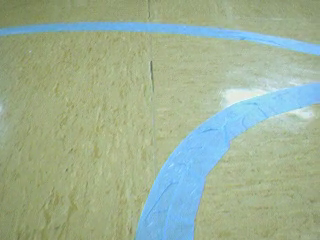
#> input picture frame 187 of Practica 2 - Percepcion Computacional/video1.mp4, 320 x 240 px
$ jupyter execute robot_percepcion.ipynb
#> lines starting #> are read from the running program, lines starting #| are printed output that depends on the picture; after the words box and inside, x2 and y2 are one past the last pixel; in counts of white or black regions, pixels touching at a corner belong together
[cell 1]
import cv2
import numpy as np

# Constants
LOWER_BLUE = np.array([100, 60, 60])
UPPER_BLUE = np.array([130, 255, 255])
LOWER_RED = np.array([0, 100, 100])
UPPER_RED = np.array([180, 410, 410])
Kp = 0.01

# Function to segment the frame
def segment_frame(frame_bgr):
    # Convert BGR to HSV
    hsv = cv2.cvtColor(frame_bgr, cv2.COLOR_BGR2HSV)

    # Create masks for blue and red
    mask_blue = cv2.inRange(hsv, LOWER_BLUE, UPPER_BLUE)
    mask_red = cv2.inRange(hsv, LOWER_RED, UPPER_RED)

    # Find contours for blue and red
    contours_blue, _ = cv2.findContours(mask_blue, cv2.RETR_EXTERNAL, cv2.CHAIN_APPROX_SIMPLE)
    contours_red, _ = cv2.findContours(mask_red, cv2.RETR_EXTERNAL, cv2.CHAIN_APPROX_SIMPLE)

    return mask_blue, mask_red, contours_blue, contours_red

# Function to classify the scene
def classify_scene(labels):
    # Placeholder for classification logic
    return "linea_recta"  # Default class if no specific criteria met

# Function to detect red mark type
def detect_red_mark(labels):
    # Placeholder for detection logic
    return "sin_marca"  # Default class if no specific criteria met

# Function to estimate line error
def estimate_line_error(labels):
    return 0.0  # Placeholder value, replace with actual calculation

# Function to compute control command
def compute_control(error, kp=Kp):
    steering = kp * error
    steering = np.clip(steering, -1, 1)
    return steering

# Function to draw overlays on the frame
def draw_overlay(frame, results):
    cv2.putText(frame, f"Scene: {results['scene']}", (10, 30), cv2.FONT_HERSHEY_SIMPLEX, 1, (0, 255, 0), 2)
    cv2.putText(frame, f"Mark: {results['mark']}", (10, 70), cv2.FONT_HERSHEY_SIMPLEX, 1, (0, 255, 0), 2)
    cv2.putText(frame, f"Orientation: {results['orientation']}", (10, 110), cv2.FONT_HERSHEY_SIMPLEX, 1, (0, 255, 0), 2)
    cv2.putText(frame, f"Selected Exit: {results['selected_exit']}", (10, 150), cv2.FONT_HERSHEY_SIMPLEX, 1, (0, 255, 0), 2)
    cv2.putText(frame, f"Error: {results['error']:.2f}", (10, 190), cv2.FONT_HERSHEY_SIMPLEX, 1, (0, 255, 0), 2)
    cv2.putText(frame, f"Steering: {results['steering']:.2f}", (10, 230), cv2.FONT_HERSHEY_SIMPLEX, 1, (0, 255, 0), 2)

# Function to process the video
def process_video(input_path, output_path):
#> called with input_path = 'video1.mp4', output_path = 'resultado_robot.mp4'
    cap = cv2.VideoCapture(input_path)
    fps = int(cap.get(cv2.CAP_PROP_FPS))
    frame_width = int(cap.get(cv2.CAP_PROP_FRAME_WIDTH))
    frame_height = int(cap.get(cv2.CAP_PROP_FRAME_HEIGHT))

    fourcc = cv2.VideoWriter_fourcc(*'mp4v')
    out = cv2.VideoWriter(output_path, fourcc, fps, (frame_width, frame_height))

    while cap.isOpened():
        ret, frame_bgr = cap.read()
#> frame_bgr is the input picture: shape (240, 320, 3); mean B, G, R 150.3, 176.8, 157.7
        if not ret:
            break

        mask_blue, mask_red, contours_blue, contours_red = segment_frame(frame_bgr)
#> in segment_frame, `hsv = cv2.cvtColor(frame_bgr, cv2.COLOR_BGR2HSV)`: hsv: shape (240, 320, 3); mean H, S, V 49.9, 67, 183.2
#> in segment_frame, `mask_blue = cv2.inRange(hsv, LOWER_BLUE, UPPER_BLUE)`:
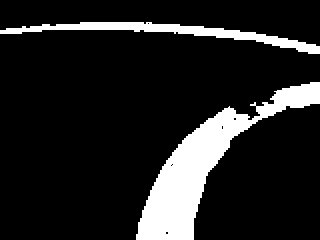
#> mask_blue: shape (240, 320); 13.5% white; 2 white regions, box (x1, y1, x2, y2) and area: (136, 82, 320, 240) 7849, (0, 22, 320, 54) 2515
#> in segment_frame, `mask_red = cv2.inRange(hsv, LOWER_RED, UPPER_RED)`:
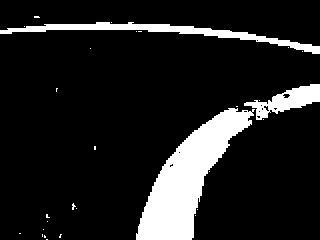
#> mask_red: shape (240, 320); 12.7% white; 29 white regions (26 under 20 px)
#> in segment_frame, `contours_blue, _ = cv2.findContours(mask_blue, cv2.RETR_EXTERNAL, cv2...`: contours_blue = 2 contours; box (x1, y1, x2, y2) and area: (136, 82, 320, 240) 7532, (0, 22, 320, 54) 2171
#> in segment_frame, `contours_red, _ = cv2.findContours(mask_red, cv2.RETR_EXTERNAL, cv2.CH..`: contours_red = 29 contours, 26 with area under 20; largest, box (x1, y1, x2, y2) and area: (136, 108, 255, 240) 6175, (0, 22, 320, 54) 1738, (244, 84, 320, 120) 1098

        # Placeholder for scene classification
        labels = {"blue_contours": contours_blue, "red_contours": contours_red}
        results = {
            "scene": classify_scene(labels),
            "mark": detect_red_mark(labels),
            "orientation": "adelante",
            "selected_exit": "1",
            "error": estimate_line_error(labels),
            "steering": None
        }

        results["steering"] = results["error"]

        draw_overlay(frame_bgr, results)
#> in draw_overlay, `cv2.putText(frame, f"Scene: {results['scene']}", (10, 30), cv2.FONT_HE..`:
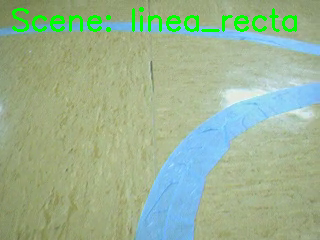
#> frame: shape (240, 320, 3); mean B, G, R 146.4, 179, 154.2
#> in draw_overlay, `cv2.putText(frame, f"Steering: {results['steering']:.2f}", (10, 230), ..`:
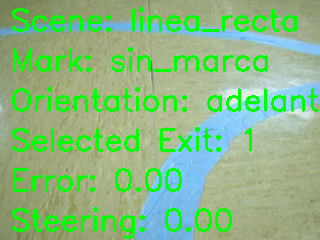
#> frame: shape (240, 320, 3); mean B, G, R 130.5, 186.9, 137.5

        out.write(frame_bgr)
        cv2.imshow('Processed Frame', frame_bgr)

        if cv2.waitKey(1) & 0xFF == ord('q'):
#> (key q is pressed here)
            break

    cap.release()
    out.release()
    cv2.destroyAllWindows()

# Main block
if __name__ == "__main__":
    input_video = "video1.mp4"
    output_video = "resultado_robot.mp4"
    process_video(input_video, output_video)

$ run again, starting later in the video
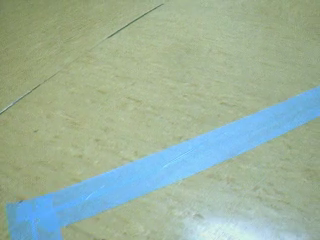
#> input picture frame 844 of Practica 2 - Percepcion Computacional/video1.mp4, 320 x 240 px
#> in process_video, frame_bgr is the input picture: shape (240, 320, 3); mean B, G, R 157.6, 178, 155.7
#> hsv: shape (240, 320, 3); mean H, S, V 54.4, 61.5, 185.3
#> in segment_frame, `mask_blue = cv2.inRange(hsv, LOWER_BLUE, UPPER_BLUE)`:
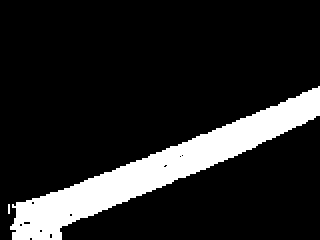
#> mask_blue: shape (240, 320); 14.3% white; 2 white regions, box (x1, y1, x2, y2) and area: (10, 86, 320, 240) 10990, (8, 204, 10, 214) 20
#> mask_red: shape (240, 320); 14.1% white; 3 white regions (2 under 20 px)
#> in segment_frame, `contours_blue, _ = cv2.findContours(mask_blue, cv2.RETR_EXTERNAL, cv2...`: contours_blue = 2 contours, 1 with area under 20; largest, box (x1, y1, x2, y2) and area: (10, 86, 320, 240) 10618
#> in segment_frame, `contours_red, _ = cv2.findContours(mask_red, cv2.RETR_EXTERNAL, cv2.CH..`: contours_red = 3 contours, 2 with area under 20; largest, box (x1, y1, x2, y2) and area: (8, 88, 320, 240) 10448
#> in draw_overlay, `cv2.putText(frame, f"Steering: {results['steering']:.2f}", (10, 230), ..`:
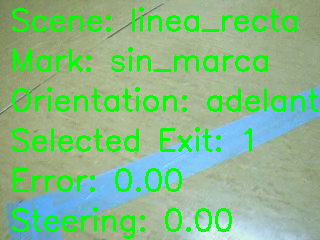
#> frame: shape (240, 320, 3); mean B, G, R 137.2, 187.9, 135.6

$ run again, starting later in the video
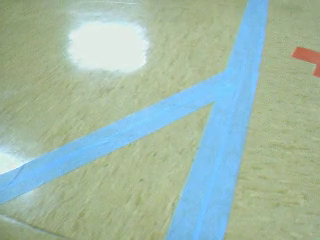
#> input picture frame 1501 of Practica 2 - Percepcion Computacional/video1.mp4, 320 x 240 px
#> in process_video, frame_bgr is the input picture: shape (240, 320, 3); mean B, G, R 169.3, 185.8, 160.5
#> hsv: shape (240, 320, 3); mean H, S, V 58.5, 63.4, 195.4
#> in segment_frame, `mask_blue = cv2.inRange(hsv, LOWER_BLUE, UPPER_BLUE)`:
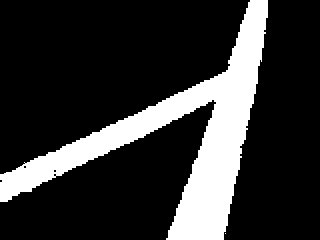
#> mask_blue: shape (240, 320); 19.9% white; 2 white regions (1 under 20 px), largest, box (x1, y1, x2, y2) and area: (0, 0, 268, 240) 15262
#> mask_red: shape (240, 320); 19.6% white; 11 white regions (9 under 20 px)
#> in segment_frame, `contours_blue, _ = cv2.findContours(mask_blue, cv2.RETR_EXTERNAL, cv2...`: contours_blue = 2 contours, 1 with area under 20; largest, box (x1, y1, x2, y2) and area: (0, 0, 268, 240) 14690
#> in segment_frame, `contours_red, _ = cv2.findContours(mask_red, cv2.RETR_EXTERNAL, cv2.CH..`: contours_red = 11 contours, 9 with area under 20; largest, box (x1, y1, x2, y2) and area: (0, 0, 268, 240) 14088, (292, 47, 320, 76) 304
#> in draw_overlay, `cv2.putText(frame, f"Steering: {results['steering']:.2f}", (10, 230), ..`:
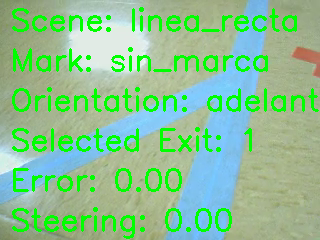
#> frame: shape (240, 320, 3); mean B, G, R 147.1, 194.6, 139.8
